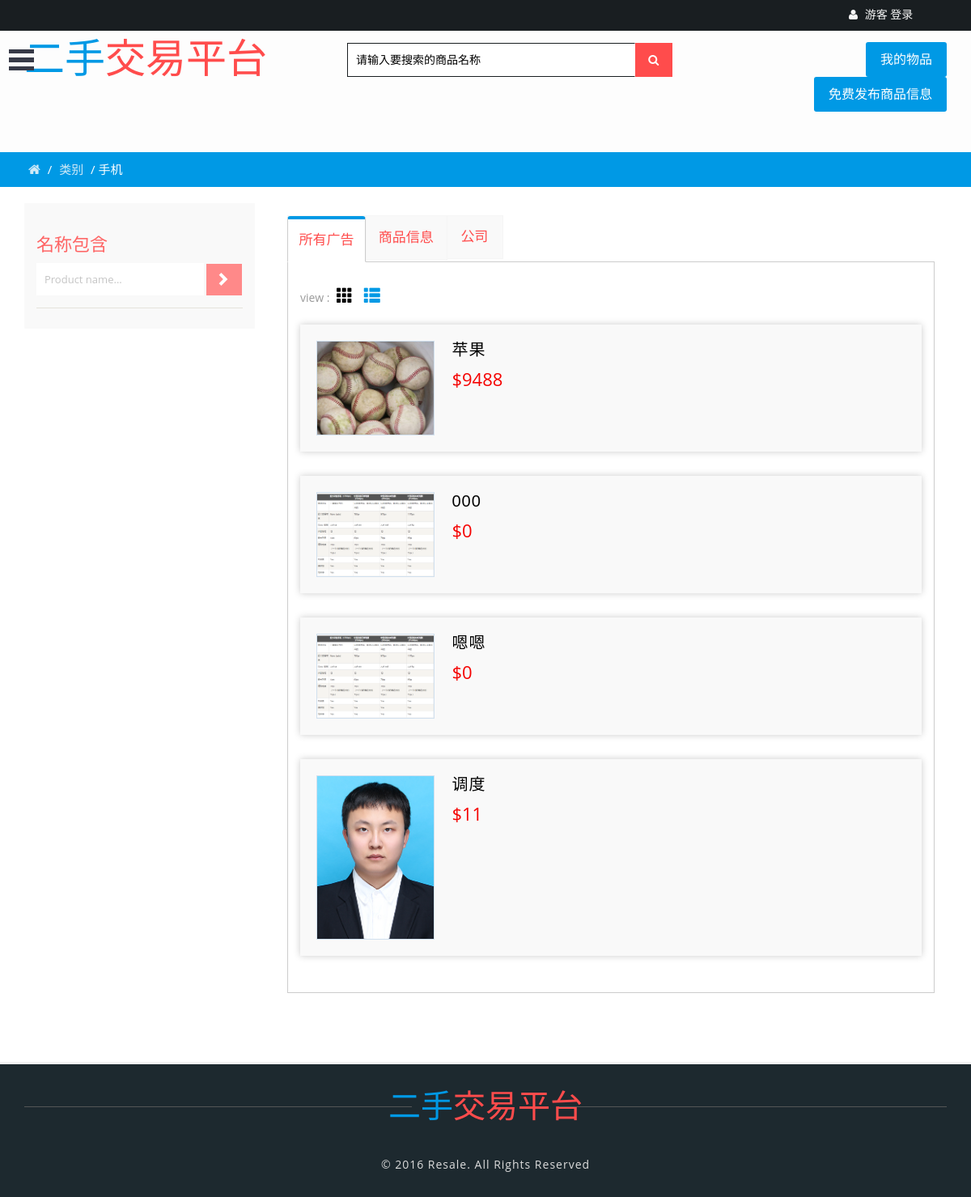
The app's page /index.php/user/mobiles with its own data.
### tables this page shows
CREATE TABLE `t_ads` (
  `ads_id` int(11) NOT NULL AUTO_INCREMENT,
  `adsname` varchar(255) DEFAULT NULL,
  `adstype` varchar(255) DEFAULT NULL,
  `user_id` int(11) DEFAULT NULL,
  `describe` varchar(255) DEFAULT NULL,
  `photo` varchar(255) DEFAULT NULL,
  `price` float(255,0) DEFAULT NULL,
  PRIMARY KEY (`ads_id`),
  KEY `user_id` (`user_id`),
  CONSTRAINT `user_id` FOREIGN KEY (`user_id`) REFERENCES `t_user` (`user_id`)
);

### application/controllers/User.php (called while the page is built, shortened)
<?php defined('BASEPATH') OR exit('No direct script access allowed');
class User extends CI_Controller
{
    public function __construct()
    {
        $this->load->model("User_model");
        $this->load->model("Ads_model");
        $this->load->helper(array('form', 'url'));
    }
    public function mobiles()
    {
        $results = $this->Ads_model->get_mobiles_list();
        $this->load->view('mobiles.php',array('list'=> $results ));
    }
}
?>

### index.php (called while the page is built, shortened)
<?php
require_once BASEPATH.'core/CodeIgniter.php';

### application/models/Ads_model.php (called while the page is built, shortened)
<?php
class Ads_model extends CI_Model{
    public function get_mobiles_list(){
        $sql = "select * from t_ads where adstype = '手机' order by ads_id desc ";
        $query = $this->db->query($sql);
        return $query->result();
    }
}
?>

### application/views/mobiles.php (the view, shortened to what this page needs)
<?php
$user = $this->session->userdata('user');
?>
<!DOCTYPE html>
<html lang="en">
<head>
    <link rel="stylesheet" href="assets/css/bootstrap.min.css">
    <link rel="stylesheet" href="assets/css/bootstrap-select.css">
    <link href="assets/css/style.css" rel="stylesheet" type="text/css" media="all"/>
    <link rel="stylesheet" type="text/css" href="assets/css/jquery-ui1.css">
    <link rel="stylesheet" href="assets/css/font-awesome.min.css"/>
    <link rel="stylesheet" href="assets/css/menu_sideslide.css" type="text/css" media="all">
    <link href="assets/css/jquery.uls.css" rel="stylesheet"/>
    <link href="assets/css/jquery.uls.grid.css" rel="stylesheet"/>
    <link href="assets/css/jquery.uls.lcd.css" rel="stylesheet"/>
</head>
<body>
<div class="agiletopbar">
    <div class="wthreenavigation">
        <button class="menu-button" id="open-button"></button>
    </div>
</div>
<header>
    <div class="w3ls-header">
        <div class="w3ls-header-right">
            <ul>
                <li class="dropdown head-dpdn">
                    <a href="user/signin" aria-expanded="false"><i class="fa fa-user" aria-hidden="true"></i>
                    <?php
                        if (isset($user)) {
                            echo $user->nickname;
                            echo "<a href=\"User/exit_login\">[退出]</a> ";
                        } else {
                            echo "游客 <a href=\"User/signin\">登录</a>";
                        }
                        ?>
                    </a>
                </li>
            </ul>
        </div>
        <div class="clearfix"></div>
    </div>
    <div class="container">
        <div class="agile-its-header">
            <div class="logo">
                <h1><a href="user/index"><span>二手</span>交易平台</a></h1>
            </div>
            <div class="agileits_search">
            <form action="#" method="post">
            <input name="Search" type="text"  id="search" placeholder="请输入要搜索的商品名称" required=""/>
            <button type="button" class="btn btn-default" aria-label="Left Align" id="search_btn">
                <i class="fa fa-search" aria-hidden="true"> </i>
            </button>
            </form>
            <div class="agileits_search" style="width:264px; position:relative;top:-50px;">
            <a class="post-w3layouts-ad" href="user/myads">我的物品</a>
            <a class="post-w3layouts-ad" href="user/postad">免费发布商品信息</a>
            </div>
            <div class="clearfix"></div>
        </div>
    </div>
</header>
<div class="w3layouts-breadcrumbs text-center">
    <div class="container">
			<span class="agile-breadcrumbs">
			<a href="user/index"><i class="fa fa-home home_1"></i></a> /
			<a href="user/categories">类别</a> /
			<span>手机</span></span>
    </div>
</div>
<div class="total-ads main-grid-border">
    <div class="container">
        <div class="ads-grid">
            <div class="side-bar col-md-3">
                <div class="search-hotel">
                    <h3 class="agileits-sear-head">名称包含</h3>
                    <form>
                        <input type="text" value="Product name..." onfocus="this.value = '';"
                               onblur="if (this.value == '') {this.value = 'Product name...';}" required="">
                        <input type="submit" value=" ">
                    </form>
                </div>
            </div>
            <div class="agileinfo-ads-display col-md-9">
                <div class="wrapper">
                    <div class="bs-example bs-example-tabs" role="tabpanel" data-example-id="togglable-tabs">
                        <ul id="myTab" class="nav nav-tabs nav-tabs-responsive" role="tablist">
                            <li role="presentation" class="active">
                                <a href="#home" id="home-tab" role="tab" data-toggle="tab" aria-controls="home"
                                   aria-expanded="true">
                                    <span class="text">所有广告</span>
                                </a>
                            </li>
                            <li role="presentation" class="next">
                                <a href="#profile" role="tab" id="profile-tab" data-toggle="tab"
                                   aria-controls="profile">
                                    <span class="text">商品信息</span>
                                </a>
                            </li>
                            <li role="presentation">
                                <a href="#samsa" role="tab" id="samsa-tab" data-toggle="tab" aria-controls="samsa">
                                    <span class="text">公司</span>
                                </a>
                            </li>
                        </ul>
                        <div id="myTabContent" class="tab-content">
                            <div role="tabpanel" class="tab-pane fade in active" id="home" aria-labelledby="home-tab">
                                <div>
                                    <div id="container">
                                        <div class="view-controls-list" id="viewcontrols">
                                            <label>view :</label>
                                            <a class="gridview"><i class="glyphicon glyphicon-th"></i></a>
                                            <a class="listview active"><i class="glyphicon glyphicon-th-list"></i></a>
                                        </div>
                                        <div class="clearfix"></div>
                                        <ul class="list">
                                            <?php
                                             foreach($list as $ads ){
                                             ?>
                                             <a href="user/single?id= <?php echo $ads->ads_id; ?>" class="single" >
                                                <li>
                                                <img src="<?php echo 'http://127.0.0.1/market/'.$ads->photo?>" title="" alt="" />
                                                    <section class="list-left">
                                                        <h5 class="title">
                                                            <?php
                                                    if (isset($ads)) {
                                                        echo $ads->adsname;
                                                    }
                                                    ?></h5>
                                                        <span class="adprice"><?php echo "$".$ads->price;?></span>
                                                    </section>
                                                    <div class="clearfix"></div>
                                                    <?php }?>
                                                </li>
                                            </a>
                                        </ul>
                                    </div>
                                </div>
                            </div>
                        </div>
                    </div>
                </div>
            </div>
            <div class="clearfix"></div>
        </div>
    </div>
</div>
<footer>
    <div class="agileits-footer-bottom text-center">
        <div class="container">
            <div class="w3-footer-logo">
                <h1><a href="user/index"><span>二手</span>交易平台</a></h1>
            </div>
            <div class="copyrights">
                <p> © 2016 Resale. All Rights Reserved</p>
            </div>
        </div>
    </div>
</footer>
</body>
</html>

### assets/css/menu_sideslide.css (style rules this page uses)
.menu-button { position: absolute; z-index: 1000; margin: 13px; padding: 0; width: 2.5em; height: 2.25em; border: none; text-indent: 2.5em; font-size: 1.5em; color: transparent; background: transparent; outline:none; top: 37px; }
.menu-button::before { position: absolute; top: 0.5em; right: 0.5em; bottom: 0.5em; left: 0.5em; background: linear-gradient(#373a47 20%, transparent 20%, transparent 40%, #373a47 40%, #373a47 60%, transparent 60%, transparent 80%, #373a47 80%); content: ''; }
@media (max-width: 1280px) { .menu-button { margin: 13px 0; } }

### records on screen
t_ads: photo (picture), adsname "苹果", price "9488"
t_ads: photo (picture), adsname "000", price "0"
t_ads: photo (picture), adsname "嗯嗯", price "0"
t_ads: photo (picture), adsname "调度", price "11"
